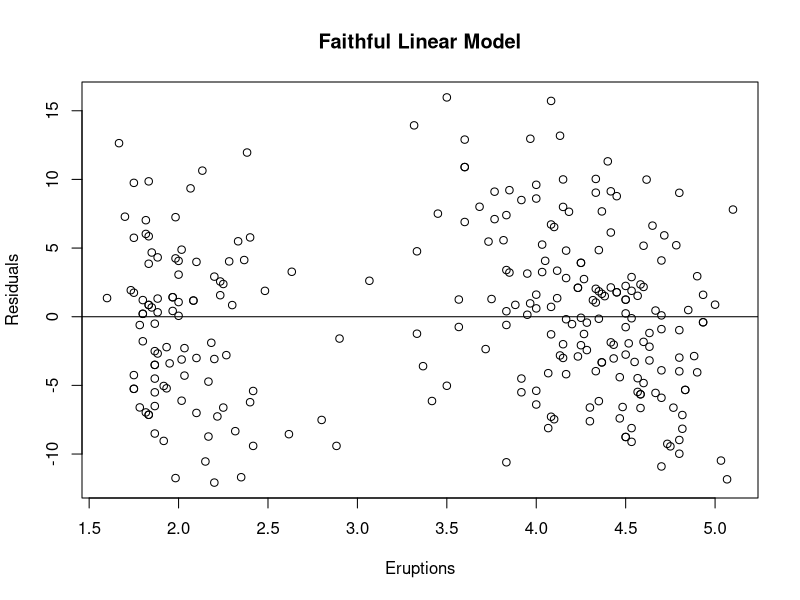
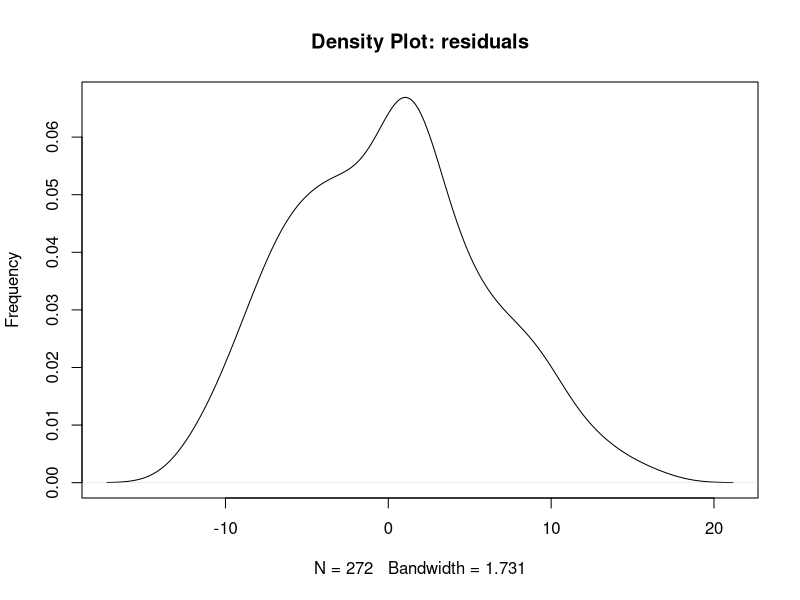
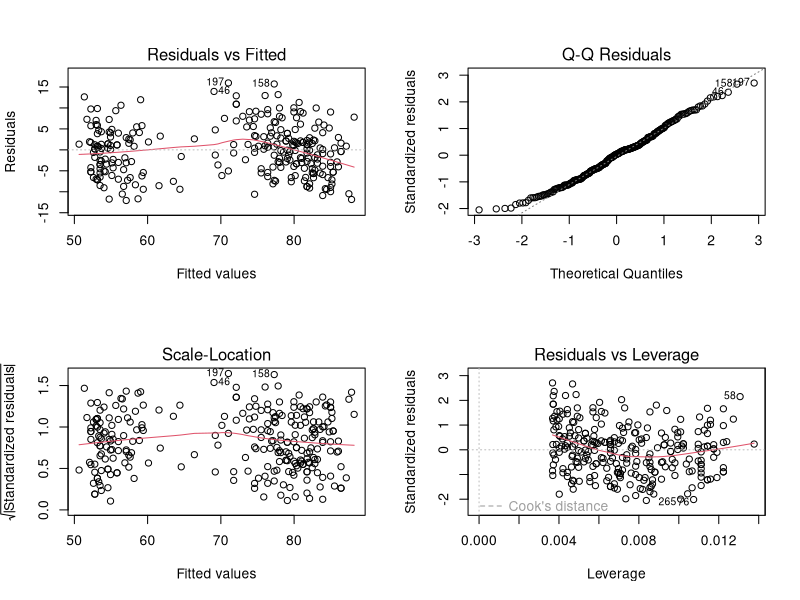

Here is the R script that generated these plots, in order:
#1)Plot the residuals density
faithful.lm <- lm(waiting ~ eruptions, data=faithful)
print(faithful.lm)

faithful.res <- resid(faithful.lm)

plot(faithful$eruptions, faithful.res, 
     ylab="Residuals", xlab="Eruptions", 
     main="Faithful Linear Model") 
abline(0, 0)                  # the horizon

plot(density(faithful.res), main="Density Plot: residuals", ylab="Frequency") 



#2)Use the plot function to generate 4 graphs of the residuals vs fitted values, etc. in a single plot
par(mfrow=c(2,2))
plot(faithful.lm)



#3)Comment on whether or not you feel the model is appropriate, 
#  given both what you have seen this week in terms of the residuals plots, 
#  and what you saw last week in terms of the results of the model. 
#  Particularly, comment on the appearance of the density plots of the two variables that you made last week 
#  as compared to the density plots of the residuals.

# I feel the model is appropriate.
# Because it satisfies the assumptions set for regression model:
# 1. The mean of residuals is zero (If you look at the Density Plot: residuals)
# 2. The residuals should be normally distributed (If you look at the Density Plot: residuals and the Normal Q-Q plot)
# 3. Homoscedasticity (equal variance) of residuals (If you look at the Residuals vs Fitted plot and the Scale-Location plot)
# 4. The X variable and residuals are uncorrelated (If you look at the Faithful Linear Model)

# The shapes of the density plots of the two vairables I made last week is different from the shape of the density plots of the residuals
